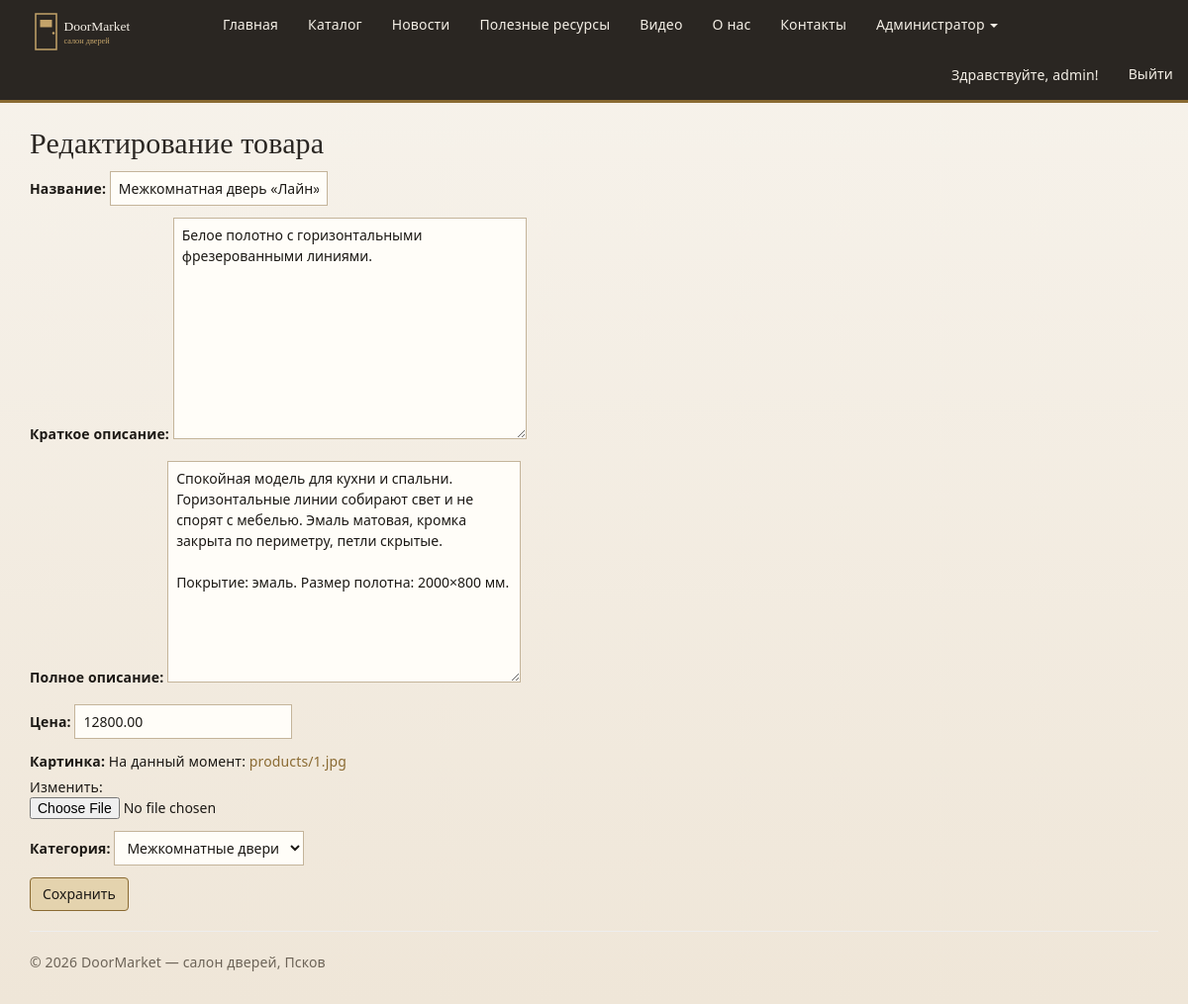
Screenshot of /catalog/product/1/edit/ (signed in) with the database file from the repository.
### app/models.py (models this page shows, shortened)
class Product(models.Model):
    name = models.CharField(max_length=200, verbose_name="Название")
    short_description = models.TextField(verbose_name="Краткое описание")
    full_description = models.TextField(verbose_name="Полное описание")
    price = models.DecimalField(max_digits=10, decimal_places=2, verbose_name="Цена")
    image = models.FileField(upload_to='products', default='temp.jpg', verbose_name="Путь к картинке")
    category = models.ForeignKey(Category, on_delete=models.CASCADE, verbose_name="Категория")
    class Meta:
        db_table = "Products"
        verbose_name = "товар"
        verbose_name_plural = "товары каталога"
        ordering = ["name"]

class Category(models.Model):
    name = models.CharField(max_length=100, verbose_name="Название")
    description = models.TextField(verbose_name="Описание")
    def __str__(self):
        return self.name
    class Meta:
        db_table = "Categories"
        verbose_name = "категория"
        verbose_name_plural = "категории каталога"
        ordering = ["name"]

### app/views.py (the view)
# urls.py: path('catalog/product/<int:parametr>/edit/', views.product_edit, name='product_edit'),
def product_edit(request, parametr):
    assert isinstance(request, HttpRequest)
    denied = require_superuser(request)
    if denied:
        return denied
    product = get_object_or_404(Product, id=parametr)
    if request.method == "POST":
        form = ProductForm(request.POST, request.FILES, instance=product)
        if form.is_valid():
            form.save()
            return redirect('catalog_item', parametr=product.id)
    else:
        form = ProductForm(instance=product)
    return render(
        request,
        'app/product_form.html',
        {
            'title': 'Редактирование товара',
            'form': form,
            'year': _year(),
        }
    )

### app/forms.py
class ProductForm(forms.ModelForm):
    class Meta:
        model = Product
        fields = ('name', 'short_description', 'full_description', 'price', 'image', 'category')
        labels = {
            'name': 'Название',
            'short_description': 'Краткое описание',
            'full_description': 'Полное описание',
            'price': 'Цена',
            'image': 'Картинка',
            'category': 'Категория',
        }

### app/views.py (called while the page is built)
def _year():
    return datetime.now().year

def require_superuser(request):
    if not request.user.is_authenticated:
        return redirect('login')
    if not request.user.is_superuser:
        return redirect('home')
    return None

### app/templates/app/product_form.html (shortened to what this page needs)
{% extends "app/layout.html" %}
{% block content %}
<h2>{{ title }}</h2>
<form method="POST" enctype="multipart/form-data">
    {{ form.as_p }}
    <button type="submit" class="save btn btn-default">Сохранить</button>
</form>
{% endblock %}

### app/templates/app/loginpartial.html (shortened to what this page needs)
{% if user.is_authenticated %}
<form id="logoutForm" action="{% url 'logout' %}" method="post" class="navbar-right">
    <ul class="nav navbar-nav navbar-right">
        <li><span class="navbar-text">Здравствуйте, {{ user.username }}!</span></li>
        <li><a href="javascript:document.getElementById('logoutForm').submit()">Выйти</a></li>
    </ul>
</form>
{% else %}
<ul class="nav navbar-nav navbar-right">
    <li><a href="{% url 'login' %}">Вход</a></li>
</ul>
{% endif %}

### app/static/app/content/site.css (style rules this page uses)
body { padding-top: 110px; padding-bottom: 20px; }
.navbar-inverse .navbar-nav > li > a, .navbar-inverse .navbar-text { color: #f4efe6; }
body { color: #1c1915; background-color: #f3eee6; background-image: linear-gradient(180deg, #f7f3ec 0%, #efe6d8 100%); font-family: "Segoe UI", Georgia, "Times New Roman", serif; letter-spacing: 0.01em; line-height: 1.5; text-align: left; }
h1, h2, h3 { color: #2a2622; font-family: Georgia, "Times New Roman", serif; margin-top: 18px; margin-bottom: 12px; }
p { margin: 0 0 12px; }
a { color: #8a6a32; text-decoration: none; }
.btn-default { color: #1c1915; background-color: #e4d3ae; border: 1px solid #8a6a32; margin-right: 6px; }
input[type="text"], input[type="password"], input[type="number"], textarea, select { border: 1px solid #c4b49a; padding: 6px 8px; background-color: #fffdf8; max-width: 100%; }

### rows the page displays
Product: name "Межкомнатная дверь «Лайн»", short_description "Белое полотно с горизонтальными фрезерованными линиями.", full_description "Спокойная модель для кухни и спальни. Горизонтальные линии собирают свет и не спорят с мебелью. Эмаль матовая, кромка закрыта по периметру, петли скрытые. Покрытие: эмаль. Размер полотна: 2000×800 мм.", price "12800.00", category "Межкомнатные двери"

### other values shown
{{ user.username }} "admin"
{{ title }} "Редактирование товара"
{{ year }} "2026"
